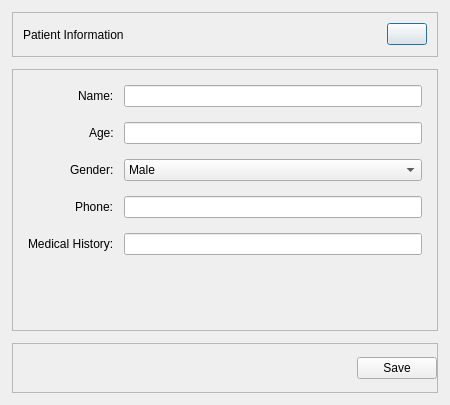
<?xml version="1.0" encoding="UTF-8"?>
<ui version="4.0">
 <class>Patient</class>
 <widget class="QDialog" name="Patient">
  <property name="geometry">
   <rect>
    <x>0</x>
    <y>0</y>
    <width>450</width>
    <height>405</height>
   </rect>
  </property>
  <property name="windowTitle">
   <string>Patient Information</string>
  </property>
  <property name="styleSheet">
   <string notr="true">/* --- Thor Theme QSS --- */

/* Main Window &amp; Central Widget */
QMainWindow, QWidget#centralwidget, QDialog#Patient {
    background-color: #0D1117;
}

/* --- Frame --- */
QWidget#frame
{
    background-color: transparent;
}
/* --- Sidebar --- */
QWidget#sidebar {
    background-color: #161B22;
    border-radius: 10px;
}
QWidget#sidebar QPushButton {
    background-color: transparent;
    border: none;
    color: #E6EDF3;
    padding: 10px;
    padding-left: 15px;
    border-radius: 5px;
    text-align: left;
}
QWidget#sidebar QPushButton:hover {
    background-color: #21262D;
}
QWidget#sidebar QPushButton:pressed,
QWidget#sidebar QPushButton:checked {
    background-color: #00F6FF;
    color: #0D1117;
}

/* --- Topbar --- */
QFrame#topbar {
    background-color: #161B22;
    border-radius: 8px;
}
QFrame#topbar QPushButton {
    background-color: transparent;
    border: none;
    border-radius: 4px;
    padding: 5px;
    text-align: center;
}
QFrame#topbar QPushButton:hover {
    background-color: #21262D;
}
QFrame#topbar QPushButton#closeButton:hover {
    background-color: #E81123;
}

/*--- bottomBarFrame --*/
QFrame#bottomBarFrame {
    background-color: #161B22;
    border-radius: 8px;
}
/* --- Main Content Area --- */
QFrame#content, QStackedWidget &gt; QWidget {
    background-color: #0D1117;
    border: none;
}

/* General Page Titles */
QLabel#pageTitle {
    color: #E6EDF3;
    font-size: 14pt;
    font-weight: bold;
}

/* --- Form Specific --- */
QFrame#formFrame {
    background-color: #161B22;
    border-radius: 8px;
}

#formFrame QLabel {
 color: #E6EDF3;
 font-size: 11pt;
 padding-bottom: 5px;
}

/* --- Table View --- */
QTableView {
    background-color: #161B22;
    border: 1px solid #21262D;
    border-radius: 8px;
    gridline-color: #21262D;
    color: #E6EDF3;
}
QTableView::item {
    padding: 5px;
    border-bottom: 1px solid #21262D;
}
QTableView::item:selected {
    background-color: #00F6FF;
    color: #0D1117;
}
QHeaderView::section {
    background-color: #0D1117;
    color: #E6EDF3;
    padding: 5px;
    border: 1px solid #21262D;
    font-weight: bold;
}

/* --- Line Edit &amp; ComboBox --- */
QLineEdit, QComboBox {
    background-color: #0D1117;
    border: 1px solid #21262D;
    border-radius: 5px;
    padding: 8px 10px;
    color: #E6EDF3;
    font-size: 10pt;
}
QLineEdit:focus, QComboBox:focus {
    border-color: #00F6FF;
}
QComboBox::drop-down {
    border: none;
}
QComboBox::down-arrow {
    image: url(:/img/chevron-down.svg); /* Ensure you have this icon */
    width: 12px;
    height: 12px;
}
QComboBox QAbstractItemView {
    background-color: #161B22;
    border: 1px solid #21262D;
    color: #E6EDF3;
    selection-background-color: #00F6FF;
    selection-color: #0D1117;
}

/* --- Main Action Button --- */
QPushButton#saveButton {
    background-color: #00F6FF;
    color: #0D1117;
    border-radius: 5px;
    padding: 8px 16px;
    font-weight: bold;
    font-size: 11pt;
}
QPushButton#saveButton:hover {
    background-color: #33fdff;
}
</string>
  </property>
  <layout class="QVBoxLayout" name="verticalLayout">
   <property name="spacing">
    <number>12</number>
   </property>
   <property name="leftMargin">
    <number>12</number>
   </property>
   <property name="topMargin">
    <number>12</number>
   </property>
   <property name="rightMargin">
    <number>12</number>
   </property>
   <property name="bottomMargin">
    <number>12</number>
   </property>
   <item>
    <widget class="QFrame" name="topbar">
     <property name="maximumSize">
      <size>
       <width>16777215</width>
       <height>45</height>
      </size>
     </property>
     <property name="frameShape">
      <enum>QFrame::Shape::StyledPanel</enum>
     </property>
     <property name="frameShadow">
      <enum>QFrame::Shadow::Raised</enum>
     </property>
     <layout class="QHBoxLayout" name="horizontalLayout">
      <property name="leftMargin">
       <number>10</number>
      </property>
      <property name="rightMargin">
       <number>10</number>
      </property>
      <item>
       <widget class="QLabel" name="pageTitle">
        <property name="text">
         <string>Patient Information</string>
        </property>
       </widget>
      </item>
      <item>
       <spacer name="horizontalSpacer">
        <property name="orientation">
         <enum>Qt::Orientation::Horizontal</enum>
        </property>
        <property name="sizeHint" stdset="0">
         <size>
          <width>40</width>
          <height>20</height>
         </size>
        </property>
       </spacer>
      </item>
      <item>
       <widget class="QPushButton" name="closeButton">
        <property name="text">
         <string/>
        </property>
        <property name="icon">
         <iconset resource="resources.qrc">
          <normaloff>:/img/x.svg</normaloff>:/img/x.svg</iconset>
        </property>
       </widget>
      </item>
     </layout>
    </widget>
   </item>
   <item>
    <widget class="QFrame" name="formFrame">
     <property name="frameShape">
      <enum>QFrame::Shape::StyledPanel</enum>
     </property>
     <property name="frameShadow">
      <enum>QFrame::Shadow::Raised</enum>
     </property>
     <layout class="QFormLayout" name="formLayout">
      <property name="labelAlignment">
       <set>Qt::AlignmentFlag::AlignRight|Qt::AlignmentFlag::AlignTrailing|Qt::AlignmentFlag::AlignVCenter</set>
      </property>
      <property name="horizontalSpacing">
       <number>10</number>
      </property>
      <property name="verticalSpacing">
       <number>15</number>
      </property>
      <property name="leftMargin">
       <number>15</number>
      </property>
      <property name="topMargin">
       <number>15</number>
      </property>
      <property name="rightMargin">
       <number>15</number>
      </property>
      <property name="bottomMargin">
       <number>15</number>
      </property>
      <item row="0" column="0">
       <widget class="QLabel" name="label">
        <property name="text">
         <string>Name:</string>
        </property>
       </widget>
      </item>
      <item row="0" column="1">
       <widget class="QLineEdit" name="nameLineEdit"/>
      </item>
      <item row="1" column="0">
       <widget class="QLabel" name="label_2">
        <property name="text">
         <string>Age:</string>
        </property>
       </widget>
      </item>
      <item row="1" column="1">
       <widget class="QLineEdit" name="ageLineEdit"/>
      </item>
      <item row="2" column="0">
       <widget class="QLabel" name="label_3">
        <property name="text">
         <string>Gender:</string>
        </property>
       </widget>
      </item>
      <item row="2" column="1">
       <widget class="QComboBox" name="genderComboBox">
        <item>
         <property name="text">
          <string>Male</string>
         </property>
        </item>
        <item>
         <property name="text">
          <string>Female</string>
         </property>
        </item>
       </widget>
      </item>
      <item row="3" column="0">
       <widget class="QLabel" name="label_4">
        <property name="text">
         <string>Phone:</string>
        </property>
       </widget>
      </item>
      <item row="3" column="1">
       <widget class="QLineEdit" name="phoneLineEdit"/>
      </item>
      <item row="4" column="0">
       <widget class="QLabel" name="label_5">
        <property name="text">
         <string>Medical History:</string>
        </property>
       </widget>
      </item>
      <item row="4" column="1">
       <widget class="QLineEdit" name="medicalHistoryLineEdit"/>
      </item>
     </layout>
    </widget>
   </item>
   <item>
    <widget class="QFrame" name="bottomBarFrame">
     <property name="maximumSize">
      <size>
       <width>16777215</width>
       <height>50</height>
      </size>
     </property>
     <property name="frameShape">
      <enum>QFrame::Shape::StyledPanel</enum>
     </property>
     <property name="frameShadow">
      <enum>QFrame::Shadow::Raised</enum>
     </property>
     <layout class="QHBoxLayout" name="horizontalLayout_2">
      <property name="leftMargin">
       <number>0</number>
      </property>
      <property name="topMargin">
       <number>0</number>
      </property>
      <property name="rightMargin">
       <number>0</number>
      </property>
      <property name="bottomMargin">
       <number>0</number>
      </property>
      <item>
       <spacer name="horizontalSpacer_2">
        <property name="orientation">
         <enum>Qt::Orientation::Horizontal</enum>
        </property>
        <property name="sizeHint" stdset="0">
         <size>
          <width>40</width>
          <height>20</height>
         </size>
        </property>
       </spacer>
      </item>
      <item>
       <widget class="QPushButton" name="saveButton">
        <property name="text">
         <string>Save</string>
        </property>
       </widget>
      </item>
     </layout>
    </widget>
   </item>
  </layout>
 </widget>
 <resources>
  <include location="resources.qrc"/>
 </resources>
 <connections>
  <connection>
   <sender>closeButton</sender>
   <signal>clicked()</signal>
   <receiver>Patient</receiver>
   <slot>reject()</slot>
   <hints>
    <hint type="sourcelabel">
     <x>418</x>
     <y>35</y>
    </hint>
    <hint type="destinationlabel">
     <x>224</x>
     <y>189</y>
    </hint>
   </hints>
  </connection>
 </connections>
</ui>
